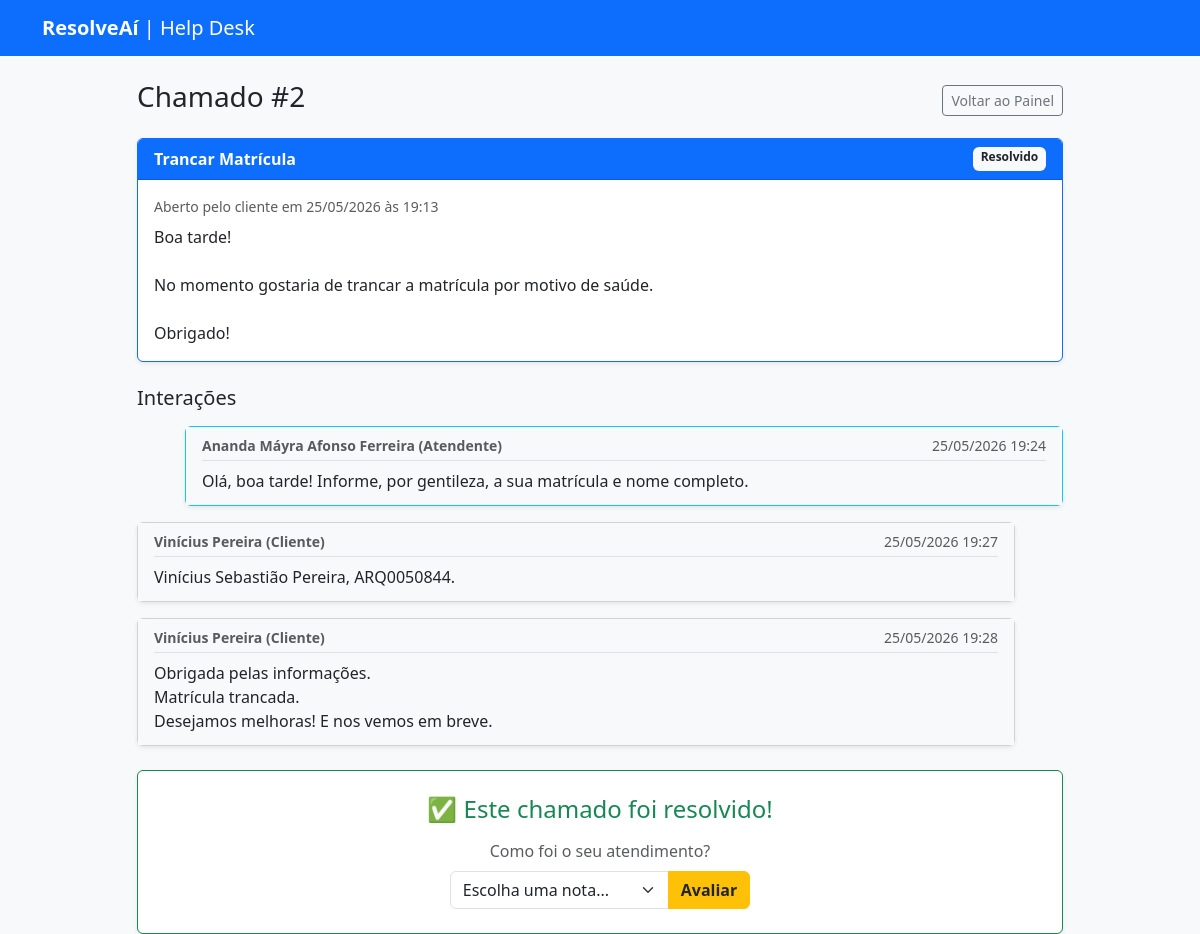
Screenshot of /ticket/2 (signed in) with the database file from the repository.
### app/models.py (models this page shows)
class Ticket(db.Model):
    id = db.Column(db.Integer, primary_key=True)
    titulo = db.Column(db.String(150), nullable=False)
    descricao = db.Column(db.Text, nullable=False)
    status = db.Column(db.String(50), default='Aberto')
    data_criacao = db.Column(db.DateTime, default=datetime.utcnow)
    nota = db.Column(db.Integer, nullable=True)
    cliente_id = db.Column(db.Integer, db.ForeignKey('user.id'), nullable=False)
    respostas = db.relationship('Reply', backref='ticket_original', lazy=True)

class Reply(db.Model):
    id = db.Column(db.Integer, primary_key=True)
    texto = db.Column(db.Text, nullable=False)
    data_resposta = db.Column(db.DateTime, default=datetime.utcnow)
    ticket_id = db.Column(db.Integer, db.ForeignKey('ticket.id'), nullable=False)
    autor_id = db.Column(db.Integer, db.ForeignKey('user.id'), nullable=False)

class User(UserMixin, db.Model):
    id = db.Column(db.Integer, primary_key=True)
    nome = db.Column(db.String(100), nullable=False)
    email = db.Column(db.String(120), unique=True, nullable=False)
    senha = db.Column(db.String(200), nullable=False)
    tipo = db.Column(db.String(20), nullable=False, default='cliente')
    tickets = db.relationship('Ticket', backref='cliente', lazy=True)
    respostas = db.relationship('Reply', backref='autor', lazy=True)

### app/routes.py (the view, shortened to what this page needs)
@bp.route('/ticket/<int:id>', methods=['GET', 'POST'])
@login_required
def ver_ticket(id):
    ticket = Ticket.query.get_or_404(id)
    return render_template('ticket.html', ticket=ticket)

### app/__init__.py (called while the page is built)
def create_app():
    app = Flask(__name__)
    app.config['SECRET_KEY'] = 'chave_super_secreta_para_sessoes'
    app.config['SQLALCHEMY_DATABASE_URI'] = 'sqlite:///database.db'
    app.config['SQLALCHEMY_TRACK_MODIFICATIONS'] = False
    db.init_app(app)
    login_manager.init_app(app)
    login_manager.login_view = 'main.login' # Redireciona não-logados pra cá
    login_manager.login_message = "Por favor, faça login para acessar esta página."
    from app.models import User
    @login_manager.user_loader
    def load_user(user_id):
        return User.query.get(int(user_id))
    from app.routes import bp
    app.register_blueprint(bp)
    return app

### app/templates/ticket.html (shortened to what this page needs)
{% extends "base.html" %}
{% block content %}
<div class="row mt-4">
    <div class="col-md-10 mx-auto">
        <div class="d-flex justify-content-between align-items-center mb-3">
            <h3>Chamado #{{ ticket.id }}</h3>
            <a href="/" class="btn btn-outline-secondary btn-sm">Voltar ao Painel</a>
        </div>
        <div class="card shadow-sm mb-4 border-primary">
            <div class="card-header text-white bg-primary d-flex justify-content-between">
                <span><strong>{{ ticket.titulo }}</strong></span>
                <span class="badge bg-light text-dark">{{ ticket.status }}</span>
            </div>
            <div class="card-body">
                <p class="text-muted small mb-2">Aberto pelo cliente em {{ ticket.data_criacao.strftime('%d/%m/%Y às %H:%M') }}</p>
                <p class="mb-0" style="white-space: pre-wrap;">{{ ticket.descricao }}</p>
            </div>
        </div>
        <h5 class="mb-3">Interações</h5>
        {% for resposta in ticket.respostas %}
            <div class="card shadow-sm mb-3 {% if resposta.autor.tipo != 'cliente' %}border-info ms-5{% else %}me-5{% endif %}">
                <div class="card-body py-2 px-3 bg-light">
                    <div class="d-flex justify-content-between text-muted small mb-2 border-bottom pb-1">
                        <strong>{{ resposta.autor.nome }} ({{ resposta.autor.tipo | capitalize }})</strong>
                        <span>{{ resposta.data_resposta.strftime('%d/%m/%Y %H:%M') }}</span>
                    </div>
                    <p class="mb-1" style="white-space: pre-wrap;">{{ resposta.texto }}</p>
                </div>
            </div>
        {% else %}
            <p class="text-muted fst-italic">Nenhuma resposta ainda. Aguarde o atendimento.</p>
        {% endfor %}
        {% if ticket.status != 'Resolvido' %}
            <div class="card shadow-sm mt-4 border-secondary">
                <div class="card-body">
                    <form method="POST" action="/ticket/{{ ticket.id }}">
                        <input type="hidden" name="acao" value="responder">
                        <div class="mb-3">
                            <label for="texto" class="form-label">Adicionar nova resposta</label>
                            <textarea class="form-control" id="texto" name="texto" rows="3" required placeholder="Digite sua resposta aqui..."></textarea>
                        </div>
                        <button type="submit" class="btn btn-primary">Enviar Resposta</button>
                    </form>
                    <hr class="my-4">
                    <form method="POST" action="/ticket/{{ ticket.id }}" class="text-end">
                        <input type="hidden" name="acao" value="resolver">
                        <span class="text-muted small me-2">O problema foi solucionado?</span>
                        <button type="submit" class="btn btn-success">Marcar como Resolvido</button>
                    </form>
                </div>
            </div>
        {% else %}
            <div class="card shadow-sm mt-4 border-success">
                <div class="card-body text-center py-4">
                    <h4 class="text-success mb-3">✅ Este chamado foi resolvido!</h4>
                    {% if ticket.nota %}
                        <div class="mb-2">
                            <span class="text-muted">Avaliação do Cliente:</span>
                            <div class="fs-3 text-warning">
                                {% for i in range(ticket.nota) %}★{% endfor %}{% for i in range(5 - ticket.nota) %}☆{% endfor %}
                            </div>
                        </div>
                    {% elif current_user.tipo == 'cliente' %}
                        <form method="POST" action="/ticket/{{ ticket.id }}" class="d-inline-block text-start" style="min-width: 300px;">
                            <label for="notaAtendimento" class="form-label text-muted d-block text-center mb-2">Como foi o seu atendimento?</label>
                            <div class="input-group">
                                <select class="form-select" id="notaAtendimento" name="nota" required>
                                    <option value="" disabled selected>Escolha uma nota...</option>
                                </select>
                                <button type="submit" class="btn btn-warning text-dark fw-bold">Avaliar</button>
                            </div>
                        </form>
                    {% else %}
                        <p class="text-muted mb-0">Aguardando a avaliação do cliente.</p>
                    {% endif %}
                </div>
            </div>
        {% endif %}
    </div>
</div>
{% endblock %}

### rows the page displays
Ticket: id "2", titulo "Trancar Matrícula", status "Resolvido", data_criacao "25/05/2026 às 19:13", descricao "Boa tarde! No momento gostaria de trancar a matrícula por motivo de saúde. Obrigado!"
Reply: autor.nome "Ananda Máyra Afonso Ferreira", autor.tipo "Atendente", data_resposta "25/05/2026 19:24", texto "Olá, boa tarde! Informe, por gentileza, a sua matrícula e nome completo."
Reply: autor.nome "Vinícius Pereira", autor.tipo "Cliente", data_resposta "25/05/2026 19:27", texto "Vinícius Sebastião Pereira, ARQ0050844."
Reply: autor.nome "Vinícius Pereira", autor.tipo "Cliente", data_resposta "25/05/2026 19:28", texto "Obrigada pelas informações. Matrícula trancada. Desejamos melhoras! E nos vemos em breve."
